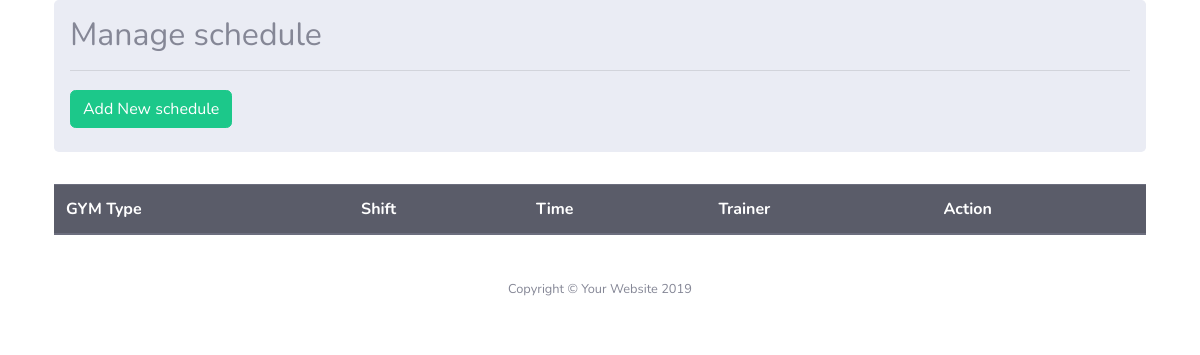
Page /GYM/schedule/1 on the earlier database version.
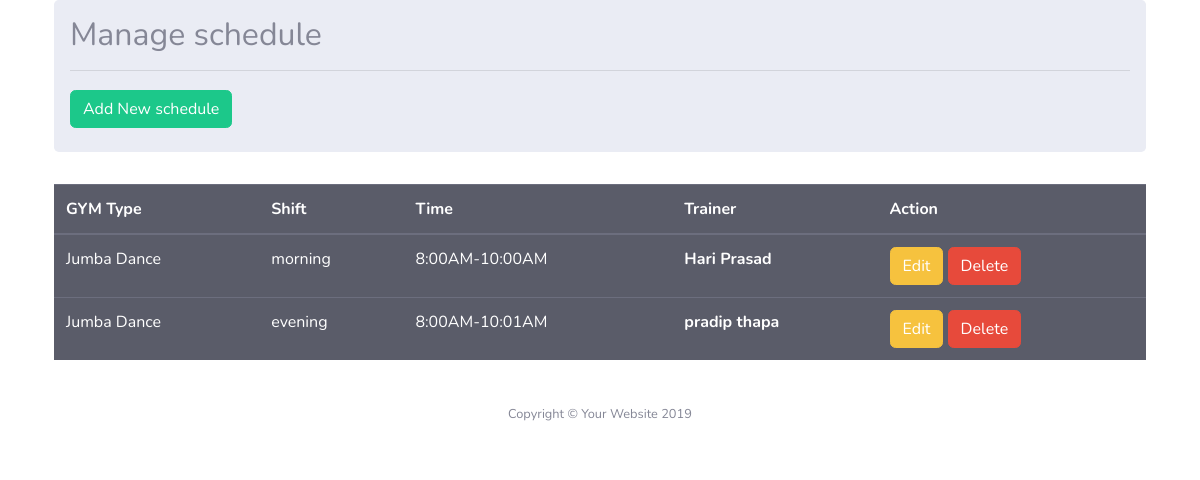
Same page on the later database version.
### GYM/models.py (models this page shows, shortened)
class Schedule(models.Model):
    type=models.CharField(max_length=20)
    shift=models.CharField( max_length=50,default='Moring',choices=(('morning','Moring'),('afternoon','Afternoon'),('evening','Evening')))
    time=models.CharField(max_length=20)
    trainer=models.ForeignKey(on_delete=CASCADE,to=Trainers, null=True, blank=True)
    gym = models.ForeignKey(to=GymInfromation,on_delete=CASCADE, null=True, blank=True)

class Trainers(models.Model):
    name=models.CharField(max_length=20)
    phone_regex = RegexValidator(regex=r'^\+?1?\d{9,15}$', message="Phone number must be entered in the format: '+999999999'. Up to 15 digits allowed.")
    phone_number = models.CharField(validators=[phone_regex], max_length=17, blank=True) # validators should be a list
    age=models.CharField(max_length=20)
    trainer_type=models.CharField(max_length=20)
    pic=models.ImageField(upload_to='images', null=True, blank=True)
    address=models.CharField(max_length=20)
    gym = models.ForeignKey(to=GymInfromation,on_delete=CASCADE, null=True, blank=True)
    about=models.TextField()
    def __str__(self):
        return self.name

### GYM/views.py (the view)
# urls.py: path('schedule/<int:id>',views.schedule,name='schedule'),
def schedule(request, id):
    data=Schedule.objects.all().prefetch_related().filter(gym__pk=id)
    trainers = Trainers.objects.all()
    schedule_form=ScheduleForm()
    request.session['gym_id']=id
    contex={
        'datas':data,
        'form':schedule_form,
        'trainers':trainers
    }
    return render(request,'gymadmin/schedule.html',contex)

### App/models.py (called while the page is built)
    def __str__(self):
        return self.name

### GYM/templates/gymadmin/schedule.html (shortened to what this page needs)
{% extends 'gymadmin/base.html'%}
{% block content %}
    <div class="container">
        <div class="row">
          <div class=" col md-12">
            <div class=" jumbotron p-3">
              <h2>Manage schedule<hr><button type="button" class="btn btn-success  pull-right " data-toggle="modal"
                  data-target="#myModal">Add New schedule</button></h2>
              </div>
              <table class="table table-dark">
                <thead>
                  <tr>
                    <th scope="col">GYM Type</th>
                    <th scope="col">Shift</th>
                    <th scope="col">Time</th>
                    <th scope="col">Trainer</th>
                    <th scope="col">Action</th>
                  </tr>
                </thead>
                <tbody>
                  {% for now in datas %}
                  <tr>
                    <td>{{now.type}}</td>
                    <td>{{now.shift}}</td>
                    <td>{{now.time}}</td>
                    <th>{{now.trainer}}</th>
                    <td>
                      <a href="#" class="btn btn-warning btn-xs" data-toggle="modal"
                        data-target="#modaledit{{now.id}}">Edit</a>
                      <a href="/GYM/delete/{{ now.id }}" class="btn btn-danger btn-xs"
                        onclick="return confirm('Are You Sure For Delete?')">Delete</a>
                    </td>
                  </tr>
                  {% endfor %}
                </tbody>
              </table>
            </div>
          </div>
        </div>
    {% endblock %}

Differences in the rows shown:
added Schedule: type "Jumba Dance", shift "morning", time "8:00AM-10:00AM", trainer "Hari Prasad"
added Schedule: type "Jumba Dance", shift "evening", time "8:00AM-10:01AM", trainer "pradip thapa"
